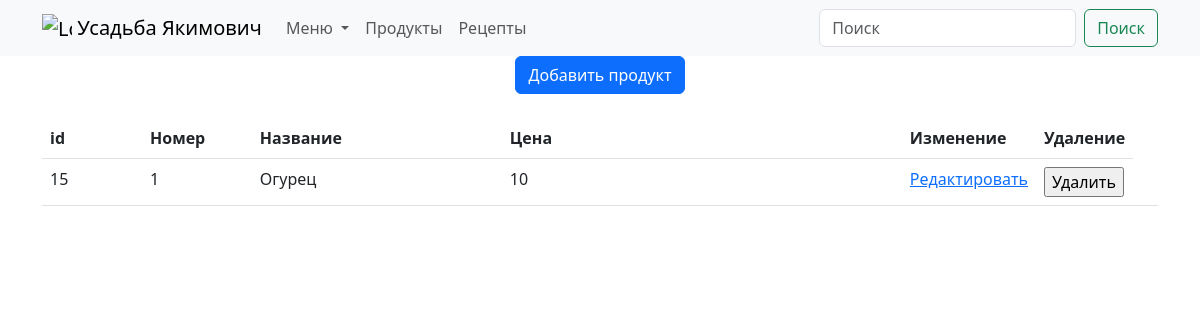
The page /product/ on the database as committed earlier.
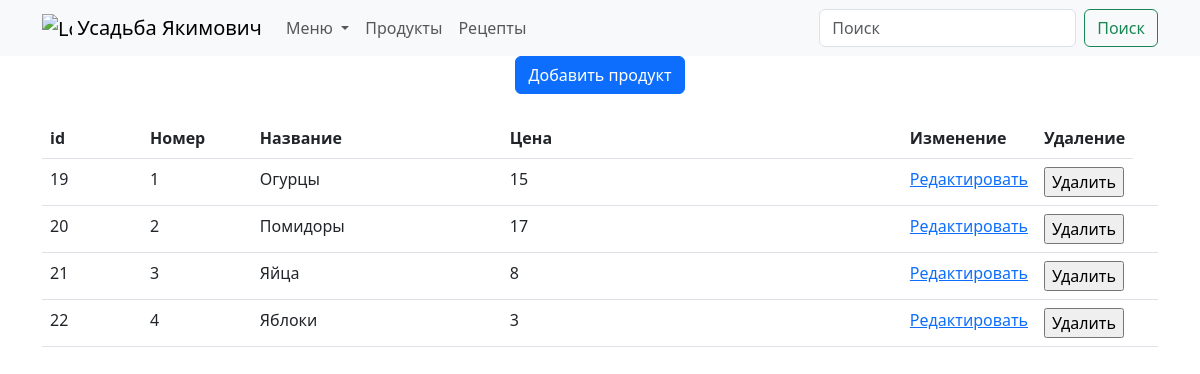
The same page on the database as committed later.
### menu/models.py (models this page shows, shortened)
class Product(models.Model):
    title = models.CharField(max_length=255, unique=True)
    price = models.IntegerField(default=0)

### menu/views.py (the view)
# urls.py: path('product/', ProductCreateView.as_view(), name='product'),
class ProductCreateView(CustomSuccessMessageMixin, CreateView):
    model = Product
    template_name = 'menu/product.html'
    form_class = AddProductForm
    success_url = reverse_lazy('product')
    success_msg = 'Продукт добавлен'
    def get_context_data(self, **kwargs):
        context = super().get_context_data(**kwargs)
        context['products'] = Product.objects.all()
        return context

### menu/forms.py
class AddProductForm(forms.ModelForm):
    class Meta:
        model = Product
        fields = ['title', 'price']
        widgets = {
            "title": TextInput(attrs={
                'class': 'form-control',
                'placeholder': 'Продукт',
                'style': 'width:50ch',
            }),
            "price": TextInput(attrs={
                'class': 'form-control',
                'placeholder': 'Цена',
                'style': 'width:50ch',
            }),
        }

### menu/templates/menu/product.html (shortened to what this page needs)
{% extends 'menu/base.html' %}
{% block content %}
<div class="d-grid gap-3 d-md-flex justify-content-md-center">
    <button type="button" class="btn btn-primary" data-bs-toggle="modal" data-bs-target="#exampleModal1">
        Добавить продукт
    </button>
</div>
    {% if update_product %}
    <div class="d-flex align-items-center justify-content-center mt-4">
        <div class="container">
            <div class="row">
                <p class="d-flex align-items-center justify-content-center mt-4">Страница редактирования</p>
            </div>
            <form id="update_product" method="post" action="">
                {% csrf_token %}
                {{ form.title }}<br>
                {{ form.price }}<br>
                <span>{{ error }}</span>
                <button form="update_product" type="submit" class="btn btn-primary">Обновить</button>
            </form>
        </div>
    </div>
    {% else %}
<div class="container d-flex align-items-center justify-content-center ">
    <table class="table table-hover">
        <thead>
        <tr>
            <th scope="col">id</th>
            <th scope="col">Номер</th>
            <th scope="col">Название</th>
            <th scope="col">Цена</th>
            <th scope="col">Изменение</th>
            <th scope="col">Удаление</th>
        </tr>
        </thead>
        <tbody>
        {% for p in products %}
        <tr>
            <td width="100">{{p.pk}}</td>
            <td>{{ forloop.counter }}</td>
            <td width="250">{{p.title}}</td>
            <td width="400">{{p.price}}</td>
            <td width="100"><a href="{% url 'update_product' p.pk %}">Редактировать</a></td>
            <td width="10">
                <form action="{% url 'delete_product' p.pk %}" method="post">{% csrf_token %}
                    <input type="submit" value="Удалить">
                </form>
            </td>
            <td class="button">
        </tr>
        {% endfor %}
        </tbody>
    </table>
</div>
{% endif %}
{% endblock %}

### menu/templates/menu/base.html (shortened to what this page needs)
<!DOCTYPE html>
<html lang="en">
<head>
    <link href="https://cdn.jsdelivr.net/npm/bootstrap@5.3.0-alpha1/dist/css/bootstrap.min.css" rel="stylesheet"
>
</head>
<body>
{% block mainmenu %}
<nav class="navbar navbar-expand-lg bg-body-tertiary">
    <div class="container">
        <a class="navbar-brand" href="/">
            <img src="/static/images/logo.png" alt="Logo" width="30" height="24" class="d-inline-block align-text-top">
            Усадьба Якимович
        </a>
        <div class="collapse navbar-collapse " id="navbarSupportedContent">
            <ul class="navbar-nav me-auto mb-2 mb-lg-0">
                <li class="nav-item dropdown">
                    <a class="nav-link dropdown-toggle" href="#" role="button" data-bs-toggle="dropdown"
                       aria-expanded="false">
                        Меню
                    </a>
                </li>
                <li class="nav-item">
                    <a class="nav-link" href="{% url 'product' %}">Продукты</a>
                </li>
                <li class="nav-item">
                    <a class="nav-link" href="{% url 'recipe' %}">Рецепты</a>
                </li>
            </ul>
            <form class="d-flex" role="search">
                <input class="form-control me-2" type="search" placeholder="Поиск" aria-label="Поиск">
                <button class="btn btn-outline-success" type="submit">Поиск</button>
            </form>
        </div>
    </div>
</nav>
{% endblock mainmenu %}
{% block content %}
{% endblock %}
</body>
</html>

Rows that differ between the two databases and show on the page:
removed Product: pk "15", title "Огурец", price "10"
added Product: pk "19", title "Огурцы", price "15"
added Product: pk "20", title "Помидоры", price "17"
added Product: pk "21", title "Яйца", price "8"
added Product: pk "22", title "Яблоки", price "3"
